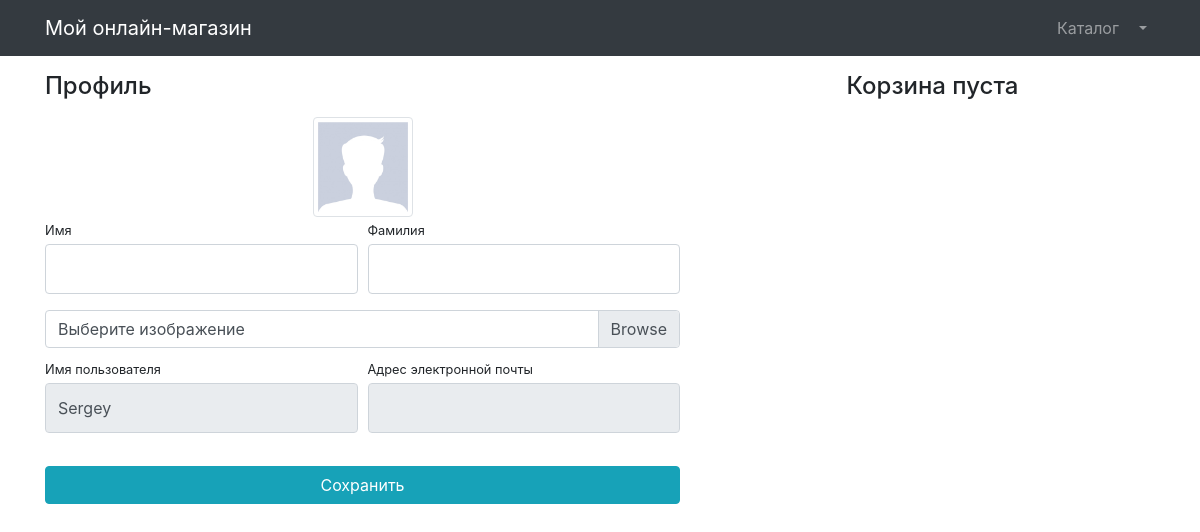
Before: /users/profile/ (signed in) with the older database file.
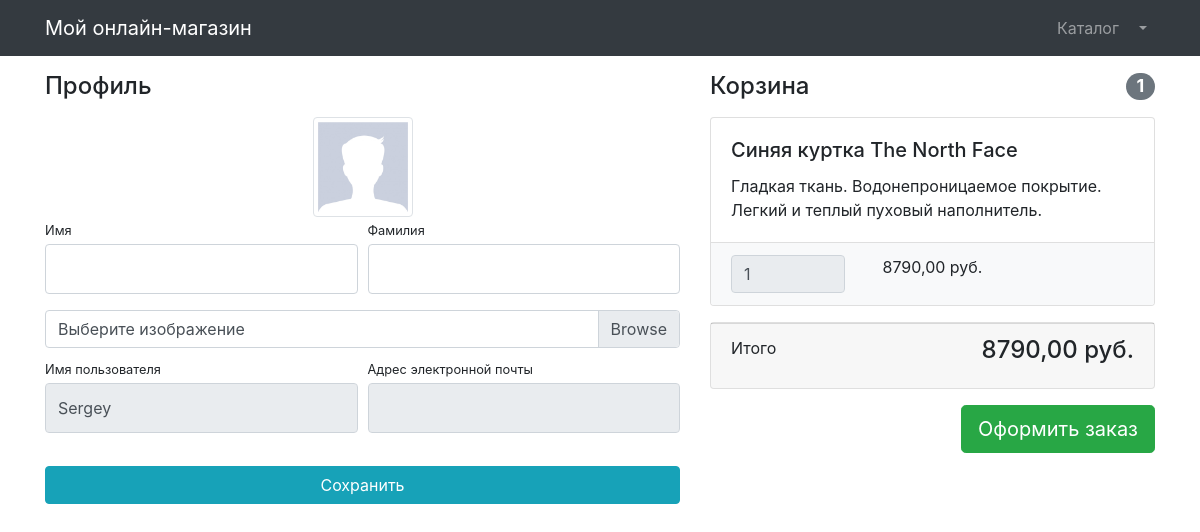
After: the same page with the newer database file.
### products/models.py (models this page shows, shortened)
class Basket(models.Model):
    user = models.ForeignKey(User, on_delete=models.CASCADE)
    product = models.ForeignKey(Product, on_delete=models.CASCADE)
    quantity = models.PositiveSmallIntegerField(default=0)
    created_timestamp = models.DateTimeField(auto_now_add=True)
    objects = BasketQuerySet.as_manager() # Добавляем в objects созданный класс-менеджер с новыми методами
    def sum(self): # Возвращает итоговую сумму конкретного продукта в корзине
        return self.product.price * self.quantity

class Product(models.Model):
    name = models.CharField(max_length=256)
    description = models.TextField()
    price = models.DecimalField(max_digits=10, decimal_places=2)
    quantity = models.PositiveIntegerField(default=0)
    image = models.ImageField(upload_to='products_images')
    category = models.ForeignKey(ProductCategory, on_delete=models.CASCADE)
    class Meta:
        verbose_name = 'product'
        verbose_name_plural = 'products'

### users/views.py (the view)
# urls.py: path('profile/', profile, name='profile'),
@login_required
def profile(request):
    title = 'Профиль'
    if request.method == 'POST':
        form = UserProfileForm(instance=request.user, data=request.POST, files=request.FILES)
        if form.is_valid():
            form.save()
            return HttpResponseRedirect(request.META['HTTP_REFERER'])
    else:
        form = UserProfileForm(instance=request.user)
    context = {'title': title,
               'form': form,
               'baskets': Basket.objects.filter(user=request.user)}
    return render(request, 'users/profile.html', context)

### users/forms.py
class UserProfileForm(UserChangeForm):
    first_name = forms.CharField(widget=forms.TextInput(attrs={
        'class': 'form-control py-4'}))
    last_name = forms.CharField(widget=forms.TextInput(attrs={
        'class': 'form-control py-4'}))
    username = forms.CharField(widget=forms.TextInput(attrs={
        'class': 'form-control py-4',
        'readonly': True}))
    email = forms.CharField(widget=forms.TextInput(attrs={
        'class': 'form-control py-4',
        'readonly': True}))
    image = forms.ImageField(widget=forms.FileInput(attrs={
        'class': 'custom-file-input'
    }), required=False)
    class Meta:
        model = User
        fields = ('first_name', 'last_name', 'username', 'email', 'image')

### products/models.py (called while the page is built)
    def total_sum(self): # Возвращает итоговую сумму цен всех продуктов в корзине
        return sum(basket.sum() for basket in self)

    def total_quantity(self): # Возвращает итоговое количество продуктов в корзине
        return sum(basket.quantity for basket in self)

### templates/users/profile.html (shortened to what this page needs)
{% extends 'products/base.html' %}
{% load static %}
{% block css %}
    <link href="{% static '/vendor/css/profile.css' %}" rel="stylesheet">
{% endblock %}
{% block content %}
<div class="container">
    <div class="row">
        <div class="col-lg-7">
            <h4 class="mt-3 mb-3">Профиль</h4>
            <div class="col-lg-12 text-center">
                <img width="100" height="100"
                     src="{% if user.image %} {{user.image.url}} {% else %}
                     {% static 'vendor/img/users/default_avatar.jpg' %} {% endif %}"
                     class="img-thumbnail">
            </div>
            <form action="{% url 'users:profile' %}" method="post" enctype="multipart/form-data">
                <div class="form-row">
                    <div class="col-lg-6">
                        <div class="form-group">
                            <label class="small mb-1" for="{{form.first_name.id_for_label}}">Имя</label>
                            {{form.first_name}}
                        </div>
                    </div>
                    <div class="col-lg-6">
                        <div class="form-group">
                            <label class="small mb-1" for="{{form.last_name.id_for_label}}">Фамилия</label>
                            {{form.last_name}}
                        </div>
                    </div>
                </div>
                <div class="form-row mb-2">
                    <div class="col-lg-12">
                        <div class="custom-file">
                            <label class="custom-file-label" for="form.image.id_for_label">Выберите изображение</label>
                        </div>
                    </div>
                </div>
                <div class="form-row">
                    <div class="col-lg-6">
                        <label class="small mb-1" for="form.username.id_for_label">Имя пользователя</label>
                        {{form.username}}
                    </div>
                    <div class="col-lg-6">
                        <label class="small mb-1" for="form.email.id_for_label">Адрес электронной почты</label>
                        {{form.email}}
                    </div>
                </div>
                <div class="form-row">
                    <div class="col-lg-12" style="margin-top: 33px;">
                        <input class="btn btn-info btn-block" type="submit" value="Сохранить">
                    </div>
                </div>
            </form>
        </div>
        <div class="col-lg-5">
            {% include 'products/baskets.html' %}
        </div>
    </div>
</div>
{% endblock %}

### templates/products/baskets.html (shortened to what this page needs)
{% if baskets %}
    <h4 class="mt-3 mb-3 d-flex justify-content-between align-items-center mb-3">
        Корзина <span class="badge badge-secondary badge-pill">{{baskets.total_quantity}}</span>
    </h4>
    {% for basket in baskets %}
    <div class="card mb-3">
        <div class="card-body">
            <h5 class="card-title">{{basket.product.name}}</h5>
            <p class="card-text">{{basket.product.description}}</p>
        </div>
        <ul class="list-group list-group-flush">
            <li class="list-group-item bg-light">
                <div class="row text-center">
                    <div class="col-lg-4">
                        <input name="basketID" type="number" class="form-control"
                               value="{{basket.quantity}}" readonly>
                    </div>
                    <div class="col-lg-4">{{basket.sum}} руб.</div>
                    <div class="col-lg-4">
                    </div>
                </div>
            </li>
        </ul>
    </div>
    {% endfor %}
    <div class="card mb-3">
        <div class="card-footer">
            <p class="float-left">Итого</p>
            <h4 class="float-right">{{baskets.total_sum}} руб.</h4>
        </div>
    </div>
    <a class="btn btn-success btn-lg float-right" href="{% url 'users:create_order' %}">
        Оформить заказ
    </a>
{% else %}
    <h4 class="mt-3 mb-3 text-center">
        Корзина пуста
    </h4>
{% endif %}

Changed rows visible on the page:
added Basket: total_quantity "1", product.name "Синяя куртка The North Face", product.description "Гладкая ткань. Водонепроницаемое покрытие. Легкий и теплый пуховый наполнитель.", basketID "1", sum "8790,00", total_sum "8790,00"
Other visible differences:
text no longer shown: "Корзина пуста"
text now shown: "Корзина Итого руб. Оформить заказ"
